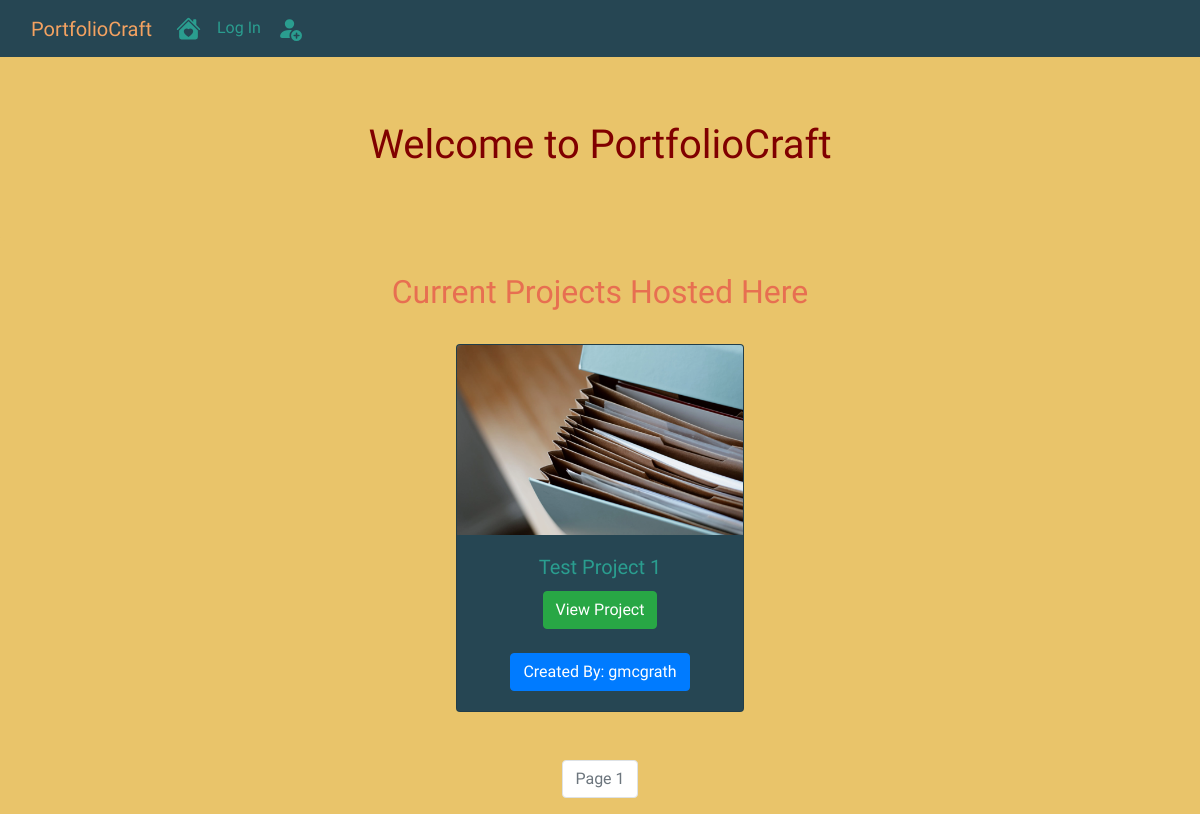
Before: / with the older database file.
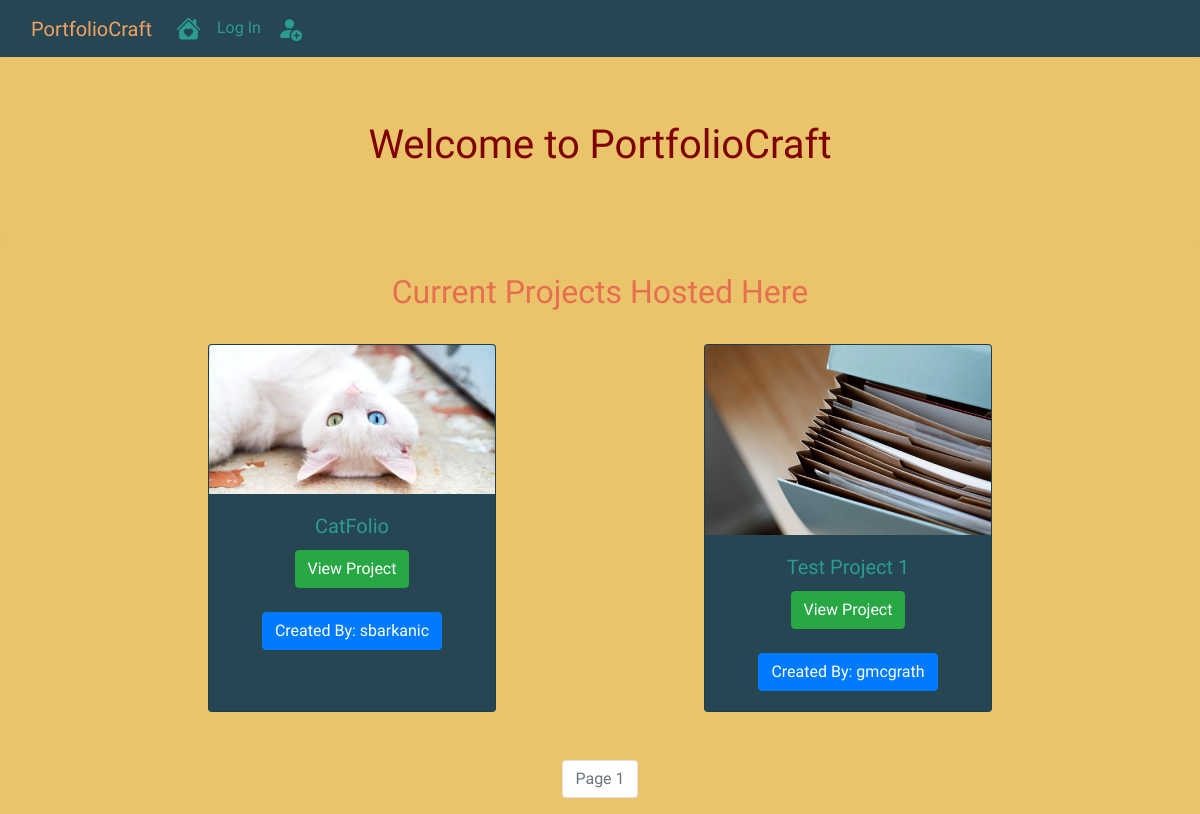
After: the same page with the newer database file.
### portfoliocraft/models.py (models this page shows, shortened)
class Project(db.Model):
    __tablename__ = 'projects'
    id = db.Column(db.Integer, autoincrement = True, primary_key = True)
    user_id = db.Column(db.Integer, db.ForeignKey('users.id'), nullable = False)
    date = db.Column(db.DateTime, nullable = False, default = datetime.utcnow)
    title = db.Column(db.String(255), nullable = False)
    description = db.Column(db.Text(255), nullable = False)
    screenshot = db.Column(db.String(255), nullable = False, default = 'default_screenshot.png')
    demo_link = db.Column(db.String(255), nullable = False)
    github_link = db.Column(db.String(255), nullable = False)

class User(db.Model, UserMixin):
    __tablename__ = 'users'
    id = db.Column(db.Integer, autoincrement = True, primary_key = True)
    profile_image = db.Column(db.String(255), nullable = False, default = 'default_profile.png')
    resume = db.Column(db.String(255), nullable = False, default = 'default_resume.png')
    first_name = db.Column(db.String(255), nullable = False, index=True)
    last_name = db.Column(db.String(255), nullable = False, index=True)
    username = db.Column(db.String(255), unique = True, nullable = False, index=True)
    email = db.Column(db.String(255), unique = True, nullable = False, index=True)
    password_hash = db.Column(db.String(255), nullable = False)
    projects = db.relationship('Project', backref = 'author', lazy = True)

### portfoliocraft/core/views.py (the view)
@core.route('/')
def index():
    page = request.args.get('page', 1 , type=int)
    projects = Project.query.order_by(Project.date.desc()).paginate(page = page, per_page = 4)
    return render_template('index.html', projects = projects)

### portfoliocraft/templates/index.html
{% extends 'base.html' %}
{% block body %}
<div align="center" class="jumbotron">
    <h1>Welcome to PortfolioCraft</h1>
</div>
<div align="center"><h2>Current Projects Hosted Here</h2></div>
<br>
<div class="flex-container index" align="center">
    {% for project in projects.items %}
    <div class="card text-center" style="width: 18rem; background-color: #264653;">
        <img class="card-img-top" src="{{url_for('static', filename = 'screenshots/' +project.screenshot)}}" alt="project_image">
        <div class="card-body">
          <h5 class="card-title">{{project.title}}</h5>
          <a href=" {{url_for('projects.project', project_id = project.id)}}" class="btn btn-success">View Project</a>
          <br><br>
          <a href=" {{url_for('users.user_projects', username = project.author.username)}}" class="btn btn-primary">Created By: {{ project.author.username }}</a>
        </div>
      </div>
    {% endfor %}
</div>
<br><br>
<nav aria-label="Page Navigation">
    <ul class="pagination justify-content-center">
        {% for page_num in projects.iter_pages(left_edge=1, right_edge=1, left_current=1, right_current=1) %}
        {% if projects.page == page_num %}
        <li class="page-item disabled">
            <a class="page-link" href="{{url_for('core.index', page = page_num)}}">Page {{ page_num }}</a>
        </li>
        {% else %}
        <li class="page-item">
            <a class="page-link" href="{{url_for('core.index', page = page_num)}}">{{ page_num }}</a>
        </li>
        {% endif %}
        {% endfor %}
    </ul>
</nav>
{% endblock %}

### portfoliocraft/templates/base.html (shortened to what this page needs)
<!DOCTYPE html>
<html lang="en">
<head>
    <link rel="stylesheet" href="https://cdn.jsdelivr.net/npm/bootstrap@4.3.1/dist/css/bootstrap.min.css">
    <link rel="stylesheet" href="/static/styles.css"/>
</head>
<body>
    <nav class="navbar navbar-expand-lg" style="background-color: #264653;">
        <div class="container-fluid">
          <a id="port-nav" class="navbar-brand" href="/">PortfolioCraft</a>
          <div class="collapse navbar-collapse">
            <div class="navbar-nav">
            <a class="nav-link" href="{{ url_for('core.index') }}"></a>
          {% if current_user.is_authenticated %}
          <a class="nav-link" href="{{ url_for('users.account') }}"><svg xmlns="http://www.w3.org/2000/svg" width="25" height="25" fill="currentColor" class="bi bi-toggles" viewBox="0 0 16 16">
            <path d="M4.5 9a3.5 3.5 0 1 0 0 7h7a3.5 3.5 0 1 0 0-7h-7zm7 6a2.5 2.5 0 1 1 0-5 2.5 2.5 0 0 1 0 5zm-7-14a2.5 2.5 0 1 0 0 5 2.5 2.5 0 0 0 0-5zm2.45 0A3.49 3.49 0 0 1 8 3.5 3.49 3.49 0 0 1 6.95 6h4.55a2.5 2.5 0 0 0 0-5H6.95zM4.5 0h7a3.5 3.5 0 1 1 0 7h-7a3.5 3.5 0 1 1 0-7z"/>
          </svg></a>
          <a class="nav-link" href="{{ url_for('projects.create_project')}}"><svg xmlns="http://www.w3.org/2000/svg" width="25" height="25" fill="currentColor" class="bi bi-file-earmark-plus" viewBox="0 0 16 16">
            <path d="M8 6.5a.5.5 0 0 1 .5.5v1.5H10a.5.5 0 0 1 0 1H8.5V11a.5.5 0 0 1-1 0V9.5H6a.5.5 0 0 1 0-1h1.5V7a.5.5 0 0 1 .5-.5z"/>
            <path d="M14 4.5V14a2 2 0 0 1-2 2H4a2 2 0 0 1-2-2V2a2 2 0 0 1 2-2h5.5L14 4.5zm-3 0A1.5 1.5 0 0 1 9.5 3V1H4a1 1 0 0 0-1 1v12a1 1 0 0 0 1 1h8a1 1 0 0 0 1-1V4.5h-2z"/>
          </svg></a>
          <a class="nav-link" href="{{ url_for('users.logout') }}">Log Out</a>
          {% else %}
          <a class="nav-link" href="{{ url_for('users.login') }}">Log In</a>
          <a class="nav-link" href="{{ url_for('users.register') }}"></a>
          {% endif %}
          </div>
        </div>
       </div>
      </nav>
{% block body %}
{% endblock %}
</body>
</html>

### portfoliocraft/static/styles.css (style rules this page uses)
body { font-family: 'Tilt Neon', cursive; background-color: #e9c46a; color: #2a9d8f; }
.jumbotron { background-color: #e9c46a; }
.navbar { font-family: 'Tilt Neon', cursive; }
.nav-link { color: #2a9d8f; font-family: 'Tilt Neon', cursive; }
#port-nav { color:#f4a261; }
.flex-container { display: flex; justify-content: space-evenly; }
h1 { color: maroon; }
h2 { color:#e76f51 }
.index { justify-content: space-evenly; }

Changed rows visible on the page:
added Project: screenshot (picture), title "CatFolio", author.username "sbarkanic"
